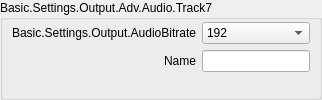
                            <widget class="QGroupBox" name="groupBox_13">
                             <property name="sizePolicy">
                              <sizepolicy hsizetype="Preferred" vsizetype="Preferred">
                               <horstretch>0</horstretch>
                               <verstretch>0</verstretch>
                              </sizepolicy>
                             </property>
                             <property name="title">
                              <string>Basic.Settings.Output.Adv.Audio.Track7</string>
                             </property>
                             <layout class="QFormLayout" name="formLayout_27">
                              <property name="fieldGrowthPolicy">
                               <enum>QFormLayout::AllNonFixedFieldsGrow</enum>
                              </property>
                              <property name="labelAlignment">
                               <set>Qt::AlignRight|Qt::AlignTrailing|Qt::AlignVCenter</set>
                              </property>
                              <property name="leftMargin">
                               <number>9</number>
                              </property>
                              <property name="topMargin">
                               <number>2</number>
                              </property>
                              <property name="rightMargin">
                               <number>9</number>
                              </property>
                              <property name="bottomMargin">
                               <number>9</number>
                              </property>
                              <item row="0" column="0">
                               <widget class="QLabel" name="advOutTrack7BitrateLabel">
                                <property name="minimumSize">
                                 <size>
                                  <width>170</width>
                                  <height>0</height>
                                 </size>
                                </property>
                                <property name="text">
                                 <string>Basic.Settings.Output.AudioBitrate</string>
                                </property>
                                <property name="alignment">
                                 <set>Qt::AlignRight|Qt::AlignTrailing|Qt::AlignVCenter</set>
                                </property>
                                <property name="buddy">
                                 <cstring>advOutTrack7Bitrate</cstring>
                                </property>
                               </widget>
                              </item>
                              <item row="0" column="1">
                               <widget class="QComboBox" name="advOutTrack7Bitrate">
                                <property name="sizePolicy">
                                 <sizepolicy hsizetype="Preferred" vsizetype="Preferred">
                                  <horstretch>0</horstretch>
                                  <verstretch>0</verstretch>
                                 </sizepolicy>
                                </property>
                                <property name="currentIndex">
                                 <number>8</number>
                                </property>
                                <item><property name="text"><string>32</string></property></item>
                                <item><property name="text"><string>48</string></property></item>
                                <item><property name="text"><string>64</string></property></item>
                                <item><property name="text"><string>80</string></property></item>
                                <item><property name="text"><string>96</string></property></item>
                                <item><property name="text"><string>112</string></property></item>
                                <item><property name="text"><string>128</string></property></item>
                                <item><property name="text"><string>160</string></property></item>
                                <item><property name="text"><string>192</string></property></item>
                                <item><property name="text"><string>256</string></property></item>
                                <item><property name="text"><string>320</string></property></item>
                               </widget>
                              </item>
                              <item row="1" column="0">
                               <widget class="QLabel" name="label_63">
                                <property name="text">
                                 <string>Name</string>
                                </property>
                                <property name="buddy">
                                 <cstring>advOutTrack7Name</cstring>
                                </property>
                               </widget>
                              </item>
                              <item row="1" column="1">
                               <widget class="QLineEdit" name="advOutTrack7Name">
                                <property name="sizePolicy">
                                 <sizepolicy hsizetype="Expanding" vsizetype="Preferred">
                                  <horstretch>0</horstretch>
                                  <verstretch>0</verstretch>
                                 </sizepolicy>
                                </property>
                               </widget>
                              </item>
                             </layout>
                            </widget>
